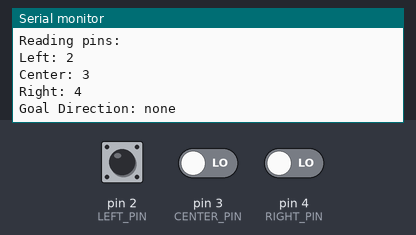
Recording of a sketch running on a simulated Arduino Uno, built with avr-gcc and run on an emulated ATmega328P. On the bench: the last lines printed to the serial monitor. The test bench sets the inputs (shaded band); at power-on: pin 2 (LEFT_PIN) LOW, pin 3 (CENTER_PIN) LOW, pin 4 (RIGHT_PIN) LOW.

Above: at 1.2 s.
1.3 s: pin 2 (LEFT_PIN) pulled HIGH for 0.15 s
At 1.43 s:
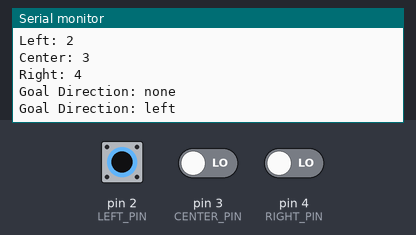
2.9 s: pin 3 (CENTER_PIN) driven HIGH
At 3.4 s:
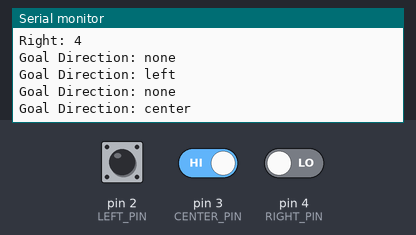
4.4 s: pin 3 (CENTER_PIN) driven LOW and pin 4 (RIGHT_PIN) driven HIGH
At 5.6 s:
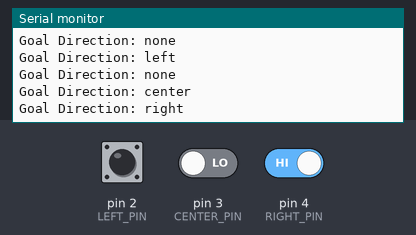

Measured:
- after the input at 1.3 s, the serial monitor: prints a new line at once (image 1)
- after the input at 2.9 s, the serial monitor: prints a new line at once (image 2)
- after the input at 4.4 s, the serial monitor: prints a new line at once (image 3)

The sketch:

teensy_goal_finder.ino
```cpp
// Define the Teensy pins connected to the OpenMV output pins
// Adjust these pin numbers based on your actual wiring
const int LEFT_PIN = 2;    // Connect to OpenMV P0
const int CENTER_PIN = 3;  // Connect to OpenMV P1
const int RIGHT_PIN = 4;   // Connect to OpenMV P2

// Variable to store the detected goal direction
// Using String for easy readability, can be changed to enum or int for performance
String goalDir = "none";

void setup() {
  // Initialize Serial communication for debugging/output
  Serial.begin(9600);
  // Wait for Serial port to connect (needed for Native USB like Teensy)
  while (!Serial && millis() < 5000) {
    // Wait up to 5 seconds for serial connection
  }
  Serial.println("Teensy Goal Direction Reader Initialized.");
  Serial.println("Reading pins:");
  Serial.print("Left: "); Serial.println(LEFT_PIN);
  Serial.print("Center: "); Serial.println(CENTER_PIN);
  Serial.print("Right: "); Serial.println(RIGHT_PIN);

  // Set the defined pins as inputs
  // Standard INPUT assumes the OpenMV actively drives the pins LOW when not HIGH.
  // If you encounter floating inputs, you might consider INPUT_PULLDOWN,
  // but only if the OpenMV output goes high-impedance instead of LOW.
  pinMode(LEFT_PIN, INPUT);
  pinMode(CENTER_PIN, INPUT);
  pinMode(RIGHT_PIN, INPUT);

  goalDir = "none"; // Initialize direction
}

void loop() {
  // Read the digital state of each input pin
  int leftState = digitalRead(LEFT_PIN);
  int centerState = digitalRead(CENTER_PIN);
  int rightState = digitalRead(RIGHT_PIN);

  // Determine the goal direction based on which pin is HIGH
  // Assumes only one pin will be HIGH at a time, as per the OpenMV logic.
  if (leftState == HIGH) {
    goalDir = "left";
  } else if (centerState == HIGH) {
    goalDir = "center";
  } else if (rightState == HIGH) {
    goalDir = "right";
  } else {
    // All pins are LOW
    goalDir = "none";
  }

  // --- Optional: Print the detected direction to the Serial Monitor ---
  // You can comment this out if you don't need constant serial output
  static String lastPrintedDir = "";
  if (goalDir != lastPrintedDir) { // Only print when the direction changes
     Serial.print("Goal Direction: ");
     Serial.println(goalDir);
     lastPrintedDir = goalDir;
  }
  // --- End Optional Print ---


  // You can now use the 'goalDir' variable elsewhere in your Teensy code
  // for decision-making, motor control, etc.
  // Example:
  // if (goalDir == "left") {
  //   turnRobotLeft();
  // } else if (goalDir == "center") {
  //   moveRobotForward();
  // } // etc...

  // Add a small delay to prevent the loop from running too fast,
  // though reading digital pins is very quick. Adjust as needed.
  delay(10);
}
```
